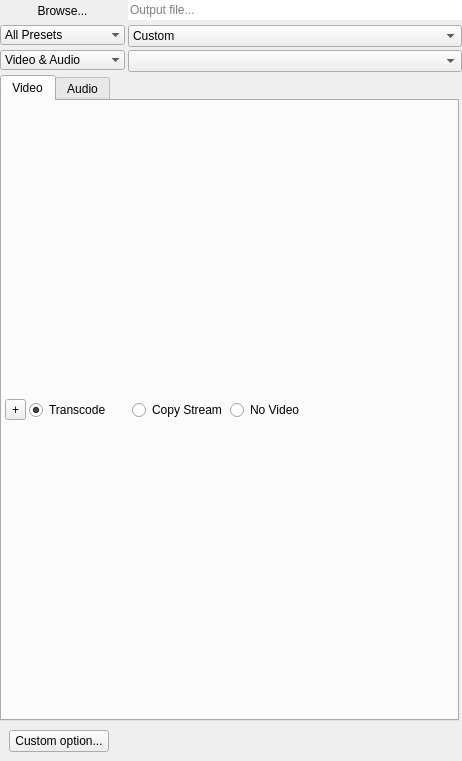
<?xml version="1.0" encoding="UTF-8"?>
<ui version="4.0">
 <class>OutputWidget</class>
 <widget class="QWidget" name="OutputWidget">
  <property name="geometry">
   <rect>
    <x>0</x>
    <y>0</y>
    <width>462</width>
    <height>761</height>
   </rect>
  </property>
  <property name="windowTitle">
   <string>Form</string>
  </property>
  <layout class="QVBoxLayout" name="verticalLayout_8">
   <property name="spacing">
    <number>3</number>
   </property>
   <property name="leftMargin">
    <number>0</number>
   </property>
   <property name="topMargin">
    <number>0</number>
   </property>
   <property name="rightMargin">
    <number>0</number>
   </property>
   <property name="bottomMargin">
    <number>0</number>
   </property>
   <item>
    <widget class="QWidget" name="topWidget" native="true">
     <property name="sizePolicy">
      <sizepolicy hsizetype="Expanding" vsizetype="Minimum">
       <horstretch>0</horstretch>
       <verstretch>0</verstretch>
      </sizepolicy>
     </property>
     <layout class="QFormLayout" name="formLayout_3">
      <property name="horizontalSpacing">
       <number>3</number>
      </property>
      <property name="verticalSpacing">
       <number>3</number>
      </property>
      <property name="leftMargin">
       <number>0</number>
      </property>
      <property name="topMargin">
       <number>0</number>
      </property>
      <property name="rightMargin">
       <number>0</number>
      </property>
      <property name="bottomMargin">
       <number>0</number>
      </property>
      <item row="0" column="0">
       <widget class="QPushButton" name="outputBrowseButton">
        <property name="minimumSize">
         <size>
          <width>125</width>
          <height>0</height>
         </size>
        </property>
        <property name="text">
         <string>Browse...</string>
        </property>
        <property name="flat">
         <bool>true</bool>
        </property>
       </widget>
      </item>
      <item row="0" column="1">
       <widget class="QLineEdit" name="outputEdit">
        <property name="text">
         <string/>
        </property>
        <property name="frame">
         <bool>false</bool>
        </property>
        <property name="placeholderText">
         <string>Output file...</string>
        </property>
       </widget>
      </item>
      <item row="1" column="1">
       <widget class="QComboBox" name="presetsBox">
        <item>
         <property name="text">
          <string>Custom</string>
         </property>
        </item>
        <item>
         <property name="text">
          <string>Load...</string>
         </property>
        </item>
        <item>
         <property name="text">
          <string>Save...</string>
         </property>
        </item>
       </widget>
      </item>
      <item row="2" column="0">
       <widget class="QComboBox" name="formatsFilterBox">
        <property name="sizePolicy">
         <sizepolicy hsizetype="Expanding" vsizetype="Fixed">
          <horstretch>0</horstretch>
          <verstretch>0</verstretch>
         </sizepolicy>
        </property>
        <property name="minimumSize">
         <size>
          <width>125</width>
          <height>0</height>
         </size>
        </property>
        <property name="currentIndex">
         <number>1</number>
        </property>
        <property name="frame">
         <bool>false</bool>
        </property>
        <item>
         <property name="text">
          <string>All Formats</string>
         </property>
        </item>
        <item>
         <property name="text">
          <string>Video &amp; Audio</string>
         </property>
        </item>
        <item>
         <property name="text">
          <string>Images</string>
         </property>
        </item>
        <item>
         <property name="text">
          <string>Audio Only</string>
         </property>
        </item>
        <item>
         <property name="text">
          <string>Video Only</string>
         </property>
        </item>
        <item>
         <property name="text">
          <string>Special</string>
         </property>
        </item>
       </widget>
      </item>
      <item row="2" column="1">
       <widget class="QComboBox" name="formatsBox"/>
      </item>
      <item row="1" column="0">
       <widget class="QComboBox" name="presetsFilterBox">
        <property name="sizePolicy">
         <sizepolicy hsizetype="Expanding" vsizetype="Fixed">
          <horstretch>0</horstretch>
          <verstretch>0</verstretch>
         </sizepolicy>
        </property>
        <property name="minimumSize">
         <size>
          <width>125</width>
          <height>0</height>
         </size>
        </property>
        <property name="currentIndex">
         <number>0</number>
        </property>
        <property name="frame">
         <bool>false</bool>
        </property>
        <item>
         <property name="text">
          <string>All Presets</string>
         </property>
        </item>
        <item>
         <property name="text">
          <string>Internal</string>
         </property>
        </item>
        <item>
         <property name="text">
          <string>User</string>
         </property>
        </item>
       </widget>
      </item>
     </layout>
    </widget>
   </item>
   <item>
    <widget class="QScrollArea" name="scrollArea">
     <property name="frameShape">
      <enum>QFrame::NoFrame</enum>
     </property>
     <property name="frameShadow">
      <enum>QFrame::Raised</enum>
     </property>
     <property name="lineWidth">
      <number>3</number>
     </property>
     <property name="midLineWidth">
      <number>2</number>
     </property>
     <property name="horizontalScrollBarPolicy">
      <enum>Qt::ScrollBarAlwaysOff</enum>
     </property>
     <property name="widgetResizable">
      <bool>true</bool>
     </property>
     <widget class="QWidget" name="scrollAreaWidgetContents">
      <property name="geometry">
       <rect>
        <x>0</x>
        <y>0</y>
        <width>462</width>
        <height>677</height>
       </rect>
      </property>
      <layout class="QVBoxLayout" name="verticalLayout" stretch="0,0">
       <property name="spacing">
        <number>0</number>
       </property>
       <property name="leftMargin">
        <number>0</number>
       </property>
       <property name="topMargin">
        <number>0</number>
       </property>
       <property name="rightMargin">
        <number>3</number>
       </property>
       <property name="bottomMargin">
        <number>0</number>
       </property>
       <item>
        <widget class="QTabWidget" name="outputTabs">
         <property name="sizePolicy">
          <sizepolicy hsizetype="Expanding" vsizetype="Expanding">
           <horstretch>0</horstretch>
           <verstretch>0</verstretch>
          </sizepolicy>
         </property>
         <property name="tabPosition">
          <enum>QTabWidget::North</enum>
         </property>
         <property name="currentIndex">
          <number>0</number>
         </property>
         <widget class="QWidget" name="videoTab">
          <property name="sizePolicy">
           <sizepolicy hsizetype="Preferred" vsizetype="Expanding">
            <horstretch>0</horstretch>
            <verstretch>0</verstretch>
           </sizepolicy>
          </property>
          <attribute name="title">
           <string>Video</string>
          </attribute>
          <layout class="QVBoxLayout" name="videoLayout" stretch="0">
           <property name="spacing">
            <number>3</number>
           </property>
           <property name="leftMargin">
            <number>3</number>
           </property>
           <property name="topMargin">
            <number>3</number>
           </property>
           <property name="rightMargin">
            <number>6</number>
           </property>
           <property name="bottomMargin">
            <number>3</number>
           </property>
           <item>
            <widget class="QWidget" name="videoSelectionWidget" native="true">
             <layout class="QHBoxLayout" name="horizontalLayout">
              <property name="spacing">
               <number>3</number>
              </property>
              <property name="leftMargin">
               <number>0</number>
              </property>
              <property name="topMargin">
               <number>0</number>
              </property>
              <property name="rightMargin">
               <number>0</number>
              </property>
              <property name="bottomMargin">
               <number>0</number>
              </property>
              <item>
               <widget class="QToolButton" name="addVideoBlockButton">
                <property name="text">
                 <string>+</string>
                </property>
                <property name="popupMode">
                 <enum>QToolButton::InstantPopup</enum>
                </property>
                <property name="toolButtonStyle">
                 <enum>Qt::ToolButtonTextBesideIcon</enum>
                </property>
               </widget>
              </item>
              <item>
               <widget class="QRadioButton" name="videoTranscodeButton">
                <property name="minimumSize">
                 <size>
                  <width>100</width>
                  <height>0</height>
                 </size>
                </property>
                <property name="maximumSize">
                 <size>
                  <width>100</width>
                  <height>16777215</height>
                 </size>
                </property>
                <property name="text">
                 <string>Transcode</string>
                </property>
                <property name="checked">
                 <bool>true</bool>
                </property>
               </widget>
              </item>
              <item>
               <widget class="QRadioButton" name="videoCopyButton">
                <property name="text">
                 <string>Copy Stream</string>
                </property>
                <property name="checked">
                 <bool>false</bool>
                </property>
               </widget>
              </item>
              <item>
               <widget class="QRadioButton" name="noVideoButton">
                <property name="text">
                 <string>No Video</string>
                </property>
               </widget>
              </item>
              <item>
               <spacer name="horizontalSpacer">
                <property name="orientation">
                 <enum>Qt::Horizontal</enum>
                </property>
                <property name="sizeHint" stdset="0">
                 <size>
                  <width>40</width>
                  <height>20</height>
                 </size>
                </property>
               </spacer>
              </item>
             </layout>
            </widget>
           </item>
          </layout>
         </widget>
         <widget class="QWidget" name="tab_8">
          <property name="sizePolicy">
           <sizepolicy hsizetype="Preferred" vsizetype="Expanding">
            <horstretch>0</horstretch>
            <verstretch>0</verstretch>
           </sizepolicy>
          </property>
          <attribute name="title">
           <string>Audio</string>
          </attribute>
          <layout class="QVBoxLayout" name="verticalLayout_5" stretch="0,0,0,1">
           <property name="spacing">
            <number>3</number>
           </property>
           <property name="leftMargin">
            <number>3</number>
           </property>
           <property name="topMargin">
            <number>3</number>
           </property>
           <property name="rightMargin">
            <number>6</number>
           </property>
           <property name="bottomMargin">
            <number>3</number>
           </property>
           <item>
            <widget class="QWidget" name="audioSelectionWidget" native="true">
             <property name="sizePolicy">
              <sizepolicy hsizetype="Preferred" vsizetype="Minimum">
               <horstretch>0</horstretch>
               <verstretch>0</verstretch>
              </sizepolicy>
             </property>
             <layout class="QHBoxLayout" name="horizontalLayout_2">
              <property name="spacing">
               <number>3</number>
              </property>
              <property name="leftMargin">
               <number>0</number>
              </property>
              <property name="topMargin">
               <number>0</number>
              </property>
              <property name="rightMargin">
               <number>0</number>
              </property>
              <property name="bottomMargin">
               <number>0</number>
              </property>
              <item>
               <widget class="QRadioButton" name="audioTranscodeButton">
                <property name="minimumSize">
                 <size>
                  <width>100</width>
                  <height>0</height>
                 </size>
                </property>
                <property name="maximumSize">
                 <size>
                  <width>100</width>
                  <height>16777215</height>
                 </size>
                </property>
                <property name="text">
                 <string>Transcode</string>
                </property>
                <property name="checked">
                 <bool>true</bool>
                </property>
               </widget>
              </item>
              <item>
               <widget class="QRadioButton" name="audioCopyButton">
                <property name="text">
                 <string>Copy Stream</string>
                </property>
                <property name="checked">
                 <bool>false</bool>
                </property>
               </widget>
              </item>
              <item>
               <widget class="QRadioButton" name="noAudioButton">
                <property name="text">
                 <string>No Audio</string>
                </property>
               </widget>
              </item>
              <item>
               <spacer name="horizontalSpacer_2">
                <property name="orientation">
                 <enum>Qt::Horizontal</enum>
                </property>
                <property name="sizeHint" stdset="0">
                 <size>
                  <width>40</width>
                  <height>20</height>
                 </size>
                </property>
               </spacer>
              </item>
             </layout>
            </widget>
           </item>
           <item>
            <widget class="QWidget" name="samplingWidget" native="true">
             <layout class="QFormLayout" name="formLayout">
              <property name="horizontalSpacing">
               <number>3</number>
              </property>
              <property name="verticalSpacing">
               <number>3</number>
              </property>
              <property name="leftMargin">
               <number>3</number>
              </property>
              <property name="topMargin">
               <number>3</number>
              </property>
              <property name="rightMargin">
               <number>3</number>
              </property>
              <property name="bottomMargin">
               <number>3</number>
              </property>
              <item row="0" column="0">
               <widget class="QCheckBox" name="samplingButton">
                <property name="minimumSize">
                 <size>
                  <width>100</width>
                  <height>0</height>
                 </size>
                </property>
                <property name="maximumSize">
                 <size>
                  <width>100</width>
                  <height>16777215</height>
                 </size>
                </property>
                <property name="text">
                 <string>Sampling</string>
                </property>
               </widget>
              </item>
              <item row="0" column="1">
               <widget class="QComboBox" name="samplingBox">
                <property name="enabled">
                 <bool>false</bool>
                </property>
                <property name="sizePolicy">
                 <sizepolicy hsizetype="Minimum" vsizetype="Fixed">
                  <horstretch>0</horstretch>
                  <verstretch>0</verstretch>
                 </sizepolicy>
                </property>
                <property name="currentIndex">
                 <number>-1</number>
                </property>
                <property name="frame">
                 <bool>false</bool>
                </property>
               </widget>
              </item>
             </layout>
            </widget>
           </item>
           <item>
            <widget class="QWidget" name="mainAudioCodecWidget" native="true">
             <layout class="QFormLayout" name="formLayout_2">
              <property name="horizontalSpacing">
               <number>3</number>
              </property>
              <property name="verticalSpacing">
               <number>3</number>
              </property>
              <property name="leftMargin">
               <number>3</number>
              </property>
              <property name="topMargin">
               <number>3</number>
              </property>
              <property name="rightMargin">
               <number>3</number>
              </property>
              <property name="bottomMargin">
               <number>3</number>
              </property>
              <item row="0" column="0">
               <widget class="QCheckBox" name="audioCodecButton">
                <property name="minimumSize">
                 <size>
                  <width>100</width>
                  <height>0</height>
                 </size>
                </property>
                <property name="maximumSize">
                 <size>
                  <width>100</width>
                  <height>16777215</height>
                 </size>
                </property>
                <property name="text">
                 <string>Codec</string>
                </property>
               </widget>
              </item>
              <item row="0" column="1">
               <widget class="QWidget" name="audioCodecWidget" native="true">
                <property name="enabled">
                 <bool>false</bool>
                </property>
                <layout class="QVBoxLayout" name="verticalLayout_6">
                 <property name="spacing">
                  <number>3</number>
                 </property>
                 <property name="leftMargin">
                  <number>0</number>
                 </property>
                 <property name="topMargin">
                  <number>0</number>
                 </property>
                 <property name="rightMargin">
                  <number>0</number>
                 </property>
                 <property name="bottomMargin">
                  <number>0</number>
                 </property>
                 <item>
                  <widget class="QComboBox" name="audioCodecsFilterBox">
                   <property name="sizePolicy">
                    <sizepolicy hsizetype="Minimum" vsizetype="Fixed">
                     <horstretch>0</horstretch>
                     <verstretch>0</verstretch>
                    </sizepolicy>
                   </property>
                   <property name="minimumSize">
                    <size>
                     <width>100</width>
                     <height>0</height>
                    </size>
                   </property>
                   <property name="frame">
                    <bool>false</bool>
                   </property>
                   <item>
                    <property name="text">
                     <string>Default</string>
                    </property>
                   </item>
                   <item>
                    <property name="text">
                     <string>Lossy</string>
                    </property>
                   </item>
                   <item>
                    <property name="text">
                     <string>Lossless</string>
                    </property>
                   </item>
                  </widget>
                 </item>
                 <item>
                  <widget class="QComboBox" name="audioCodecsBox">
                   <property name="sizePolicy">
                    <sizepolicy hsizetype="Minimum" vsizetype="Fixed">
                     <horstretch>0</horstretch>
                     <verstretch>0</verstretch>
                    </sizepolicy>
                   </property>
                   <property name="frame">
                    <bool>false</bool>
                   </property>
                  </widget>
                 </item>
                </layout>
               </widget>
              </item>
              <item row="1" column="0">
               <widget class="QCheckBox" name="audioBitrateButton">
                <property name="minimumSize">
                 <size>
                  <width>100</width>
                  <height>0</height>
                 </size>
                </property>
                <property name="maximumSize">
                 <size>
                  <width>100</width>
                  <height>16777215</height>
                 </size>
                </property>
                <property name="text">
                 <string>Bitrate</string>
                </property>
               </widget>
              </item>
              <item row="1" column="1">
               <widget class="QSpinBox" name="audioBitRateEdit">
                <property name="enabled">
                 <bool>false</bool>
                </property>
                <property name="frame">
                 <bool>false</bool>
                </property>
                <property name="suffix">
                 <string> Auto</string>
                </property>
                <property name="minimum">
                 <number>0</number>
                </property>
                <property name="maximum">
                 <number>1000</number>
                </property>
                <property name="singleStep">
                 <number>10</number>
                </property>
                <property name="value">
                 <number>0</number>
                </property>
               </widget>
              </item>
             </layout>
            </widget>
           </item>
           <item>
            <spacer name="verticalSpacer_2">
             <property name="orientation">
              <enum>Qt::Vertical</enum>
             </property>
             <property name="sizeHint" stdset="0">
              <size>
               <width>20</width>
               <height>372</height>
              </size>
             </property>
            </spacer>
           </item>
          </layout>
         </widget>
        </widget>
       </item>
       <item>
        <widget class="QWidget" name="customOptionsWidget" native="true">
         <layout class="QFormLayout" name="customOptionsLayout">
          <property name="horizontalSpacing">
           <number>3</number>
          </property>
          <property name="verticalSpacing">
           <number>3</number>
          </property>
          <property name="rightMargin">
           <number>3</number>
          </property>
          <item row="0" column="0">
           <widget class="QPushButton" name="addParam">
            <property name="minimumSize">
             <size>
              <width>100</width>
              <height>0</height>
             </size>
            </property>
            <property name="maximumSize">
             <size>
              <width>150</width>
              <height>16777215</height>
             </size>
            </property>
            <property name="text">
             <string>Custom option...</string>
            </property>
           </widget>
          </item>
         </layout>
        </widget>
       </item>
      </layout>
     </widget>
    </widget>
   </item>
  </layout>
  <action name="actionResize">
   <property name="checkable">
    <bool>true</bool>
   </property>
   <property name="text">
    <string>Resize</string>
   </property>
   <property name="toolTip">
    <string>Resize the video</string>
   </property>
   <property name="shortcut">
    <string>R</string>
   </property>
  </action>
  <action name="actionFrameRate">
   <property name="checkable">
    <bool>true</bool>
   </property>
   <property name="text">
    <string>Frame rate</string>
   </property>
   <property name="toolTip">
    <string>Change the frame rate of the video</string>
   </property>
   <property name="shortcut">
    <string>F</string>
   </property>
  </action>
  <action name="actionVideoCodec">
   <property name="checkable">
    <bool>true</bool>
   </property>
   <property name="text">
    <string>Video codec</string>
   </property>
   <property name="toolTip">
    <string>Select and adjust the video codec</string>
   </property>
   <property name="shortcut">
    <string>V</string>
   </property>
  </action>
  <action name="actionVideoBitrate">
   <property name="checkable">
    <bool>true</bool>
   </property>
   <property name="text">
    <string>Quality</string>
   </property>
   <property name="toolTip">
    <string>Options for the quality of the video (bitrate...)</string>
   </property>
   <property name="shortcut">
    <string>Q</string>
   </property>
  </action>
  <action name="actionProfile">
   <property name="checkable">
    <bool>true</bool>
   </property>
   <property name="text">
    <string>Profile</string>
   </property>
   <property name="toolTip">
    <string>Set the profile of the video codec</string>
   </property>
   <property name="shortcut">
    <string>P</string>
   </property>
  </action>
  <action name="actionLoops">
   <property name="checkable">
    <bool>true</bool>
   </property>
   <property name="text">
    <string>Loops</string>
   </property>
   <property name="toolTip">
    <string>Set the number of loops for the video</string>
   </property>
   <property name="shortcut">
    <string>L</string>
   </property>
  </action>
  <action name="actionStartNumber">
   <property name="checkable">
    <bool>true</bool>
   </property>
   <property name="text">
    <string>Sequence start number</string>
   </property>
   <property name="toolTip">
    <string>Set the number of the first frame of the sequence</string>
   </property>
   <property name="shortcut">
    <string>N</string>
   </property>
  </action>
  <action name="actionAlpha">
   <property name="checkable">
    <bool>true</bool>
   </property>
   <property name="text">
    <string>Transparency / Alpha</string>
   </property>
   <property name="toolTip">
    <string>Alpha options</string>
   </property>
   <property name="shortcut">
    <string>T</string>
   </property>
  </action>
  <action name="actionPixelFormat">
   <property name="checkable">
    <bool>true</bool>
   </property>
   <property name="text">
    <string>Color management</string>
   </property>
   <property name="toolTip">
    <string>Set the color management of the video</string>
   </property>
   <property name="shortcut">
    <string>C</string>
   </property>
  </action>
 </widget>
 <resources/>
 <connections/>
</ui>
